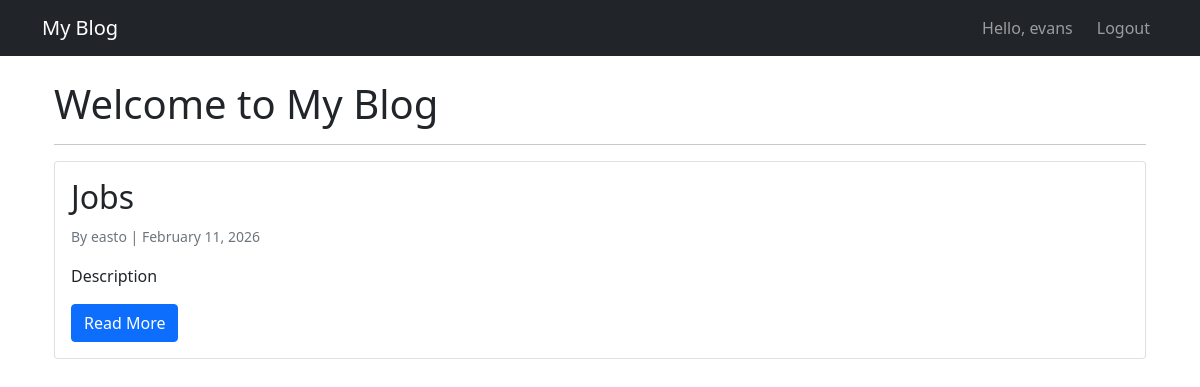
Screenshot of / (signed in) with the database file from the repository.
### users/models.py (models this page shows, shortened)
class CustomUser(AbstractUser):
    class Role(models.TextChoices):
        ADMIN = 'admin', _('Admin')
        AUTHOR = 'author', _('Author')
        READER = 'reader', _('Reader')
    bio = models.TextField(max_length=500, blank=True)
    location = models.CharField(max_length=30, blank=True)
    birth_date = models.DateField(null=True, blank=True)
    profile_image = models.ImageField(upload_to='profile_pics/', blank=True)
    role = models.CharField(
        max_length=10,
        choices=Role.choices,
        default=Role.READER
    )
    email_verified = models.BooleanField(default=False)
    email_verification_token = models.CharField(max_length=100, blank=True)
    email_verification_sent_at = models.DateTimeField(null=True, blank=True)

### blog/models.py (models this page shows, shortened)
class Post(models.Model):
    STATUS_CHOICES = (
        ('draft', 'Draft'),
        ('published', 'Published'),
    )
    title = models.CharField(max_length=200)
    slug = models.SlugField(max_length=250, unique_for_date='created_at')
    content = models.TextField()
    author = models.ForeignKey(
        settings.AUTH_USER_MODEL,
        on_delete=models.CASCADE,
        related_name='blog_posts'
    )
    category = models.ForeignKey(
        Category,
        on_delete=models.SET_NULL,
        null=True,
        blank=True,
        related_name='posts'
    )
    tags = models.ManyToManyField(
        Tag,
        blank=True,
        related_name='posts'
    )
    status = models.CharField(
        max_length=10,
        choices=STATUS_CHOICES,
        default='draft'
    )
    cover_image = models.ImageField(
        upload_to='post_covers/',
        blank=True,
        null=True
    )
    views_count = models.PositiveIntegerField(default=0)
    created_at = models.DateTimeField(default=timezone.now)
    updated_at = models.DateTimeField(auto_now=True)
    published_at = models.DateTimeField(blank=True, null=True)
    class Meta:
        ordering = ('-published_at', '-created_at')
        indexes = [
            models.Index(fields=['-published_at']),
            models.Index(fields=['status']),
        ]

### blog/views.py (the view)
# urls.py: path('', views.home, name='home'),
def home(request):
    posts = Post.objects.filter(status='published').order_by('-published_at')[:5]
    return render(request, 'blog/home.html', {'posts': posts})

### templates/blog/home.html
{% extends 'base.html' %}
{% block content %}
<div class="container mt-4">
    <h1>Welcome to My Blog</h1>
    <hr>
    {% for post in posts %}
    <div class="card mb-4">
        <div class="card-body">
            <h2 class="card-title">{{ post.title }}</h2>
            <p class="card-text">
                <small class="text-muted">
                    By {{ post.author.username }} | {{ post.created_at|date:"F d, Y" }}
                </small>
            </p>
            <p class="card-text">{{ post.content|truncatewords:50 }}</p>
            <a href="{% url 'blog:post_detail' pk=post.id %}" class="btn btn-primary">Read More</a>
        </div>
    </div>
    {% empty %}
    <div class="alert alert-info">
        <h4>No posts yet</h4>
        <p>Check back soon for new content!</p>
    </div>
    {% endfor %}
</div>
{% endblock %}

### templates/base.html (shortened to what this page needs)
<!DOCTYPE html>
<html lang="en">
<head>
    <link href="https://cdn.jsdelivr.net/npm/bootstrap@5.1.3/dist/css/bootstrap.min.css" rel="stylesheet">
</head>
<body>
    <nav class="navbar navbar-expand-lg navbar-dark bg-dark">
        <div class="container">
            <a class="navbar-brand" href="{% url 'blog:home' %}">My Blog</a>
            <div class="navbar-nav ms-auto">
                {% if user.is_authenticated %}
                <span class="navbar-text me-3">Hello, {{ user.username }}</span>
                <a class="nav-link" href="{% url 'logout' %}">Logout</a>
                {% else %}
                <a class="nav-link" href="{% url 'login' %}">Login</a>
                <a class="nav-link" href="{% url 'register' %}">Register</a>
                {% endif %}
            </div>
        </div>
    </nav>
    <div class="container">
        {% block content %}
        {% endblock %}
    </div>
</body>
</html>

### rows the page displays
CustomUser: username "evans"
Post: title "Jobs", author.username "easto", created_at "February 11, 2026", content "Description"
